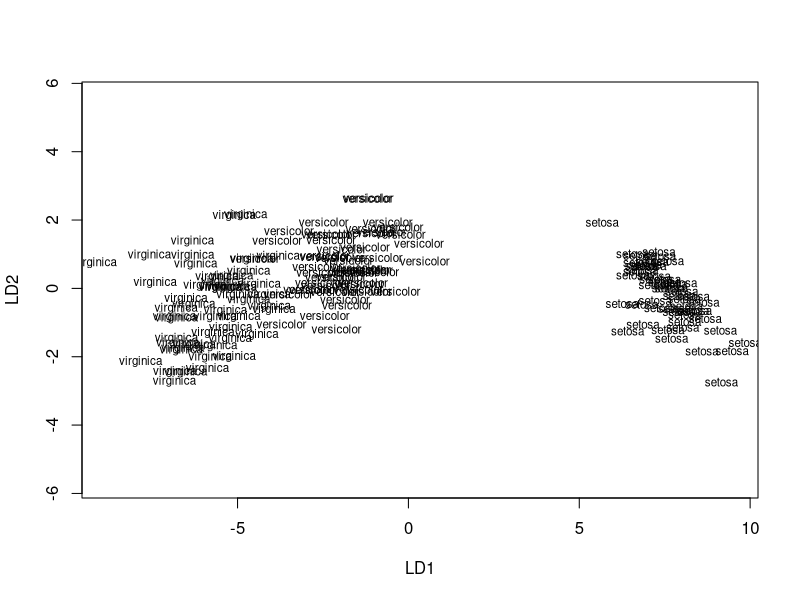
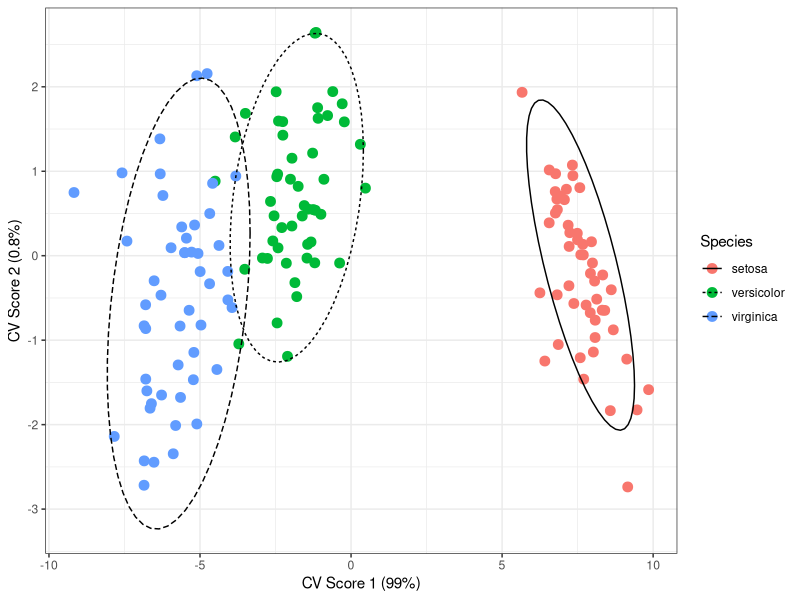
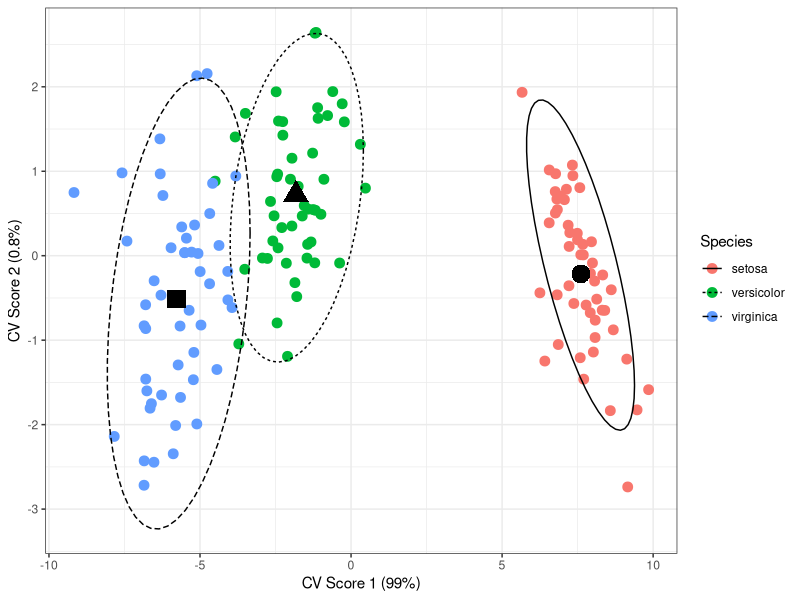

Write R code to recreate these figures, in order.
## ---- chunk 1
#| echo: true
#| message: false

library(MASS) #LDA
library(tidyverse)
library(magrittr)

data("iris")
iris2 <- iris
names(iris2) <- c("sl","sw","pl","pw","species")
iris2 %<>% mutate_at(names(iris2)[-5], scale)  # don’t forget to scale!

## ---- chunk 2
#| echo: true

iris_lda <- lda(species ~., data=iris2)  # what does ~. mean?
iris_lda

## ---- chunk 3
#| echo: true

# pred <- predict(iris_lda, newdata = ...)
pred <- predict(iris_lda)
names(pred)
## ---- chunk 4
#| echo: true

head(pred$class)

head(pred$posterior)

head(pred$x)
## ---- chunk 5
#| echo: true

plot(iris_lda)

## ---- chunk 6
#| echo: true

all_iris <- cbind(pred$x, iris2)

p <- ggplot(all_iris, aes(x=LD1, y=LD2)) + 	theme_bw() + 	geom_point(aes(color=species), 	size=3) + 	
	stat_ellipse(
	aes(linetype=species)) + 	
	labs(x="CV Score 1 (99%)", 
	y="CV Score 2 (0.8%)", 	color="Species", lty="Species")

## ---- chunk 7
#| echo: true

p
## ---- chunk 8
#| echo: true

# Calculate centroids:
ld1 <- pred$x[,1] 
ld2 <- pred$x[,2]

cent <- data.frame(matrix(nrow=3, ncol=3))
names(cent) <- c("species","LD1","LD2")
specs <- as.character(unique(iris2$species))

for(s in 1:3) {  
	cent[s, "species"] <- specs[s]  
	cent[s, "LD1"] <-sum(ld1*(iris2$species==specs[s]))/sum(iris2$species==specs[s])  	
	cent[s, "LD2"] <- sum(ld2*(iris2$species==specs[s]))/sum(iris2$species==specs[s])
}

cent

## ---- chunk 9
#| echo: true

# Add Centroids to Plot:
p + geom_point(data=cent, aes(x=LD1, y=LD2, 	shape=species), size=6) + 
	guides(shape="none")

## ---- chunk 10
#| echo: true

# Create a contingency table with known(rows) and predicted (cols)
ct <- table(pred$class, iris2$species)
ct

# Calculate the percent correct for each species:
diag(prop.table(ct, 1))

# Sum the diagonal proportions for overall correct classification:
sum(diag(prop.table(ct)))

## ---- chunk 11
library(caret)
confusionMatrix(ct)
